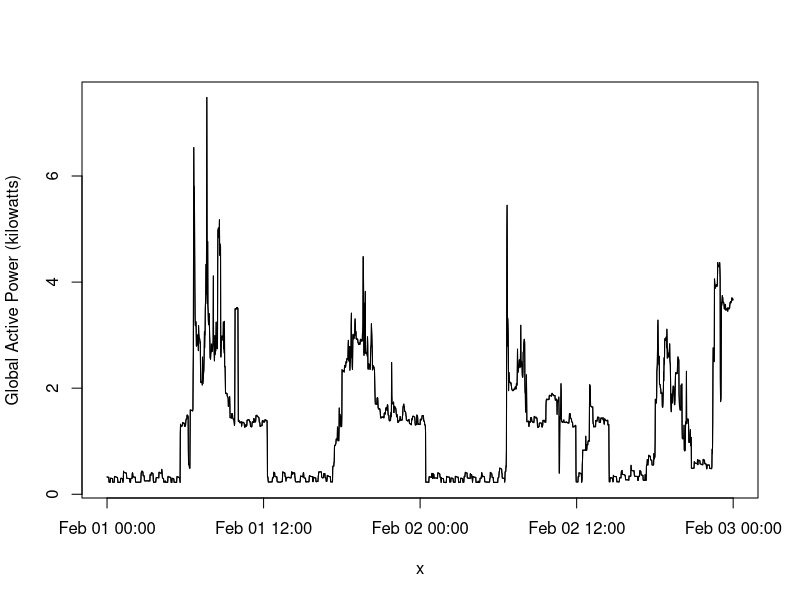

The R source for this figure:
rm(list=ls())
#df <- read.table("household_power_consumption.txt",header=T,na.strings="?",sep=";")
#df <- df[df$Date %in% c("1/2/2007","2/2/2007"),]
#write.table(df,file="dataframe_filtered.txt",sep=";")

df <- read.table("dataframe_filtered.txt",header=T,sep=";")
df$datetime <- paste(df$Date,df$Time)
df$lubridate <- strptime(df$datetime,"%d/%m/%Y %H:%M:%S")
par(mfrow=c(1,1))
x <- df$lubridate
y <- df$Global_active_power
plot(x,y,type="l",ylab="Global Active Power (kilowatts)")
lines(x,y)

dev.copy(png,file="plot2.png", width=480, height=480,res=75)
dev.off()